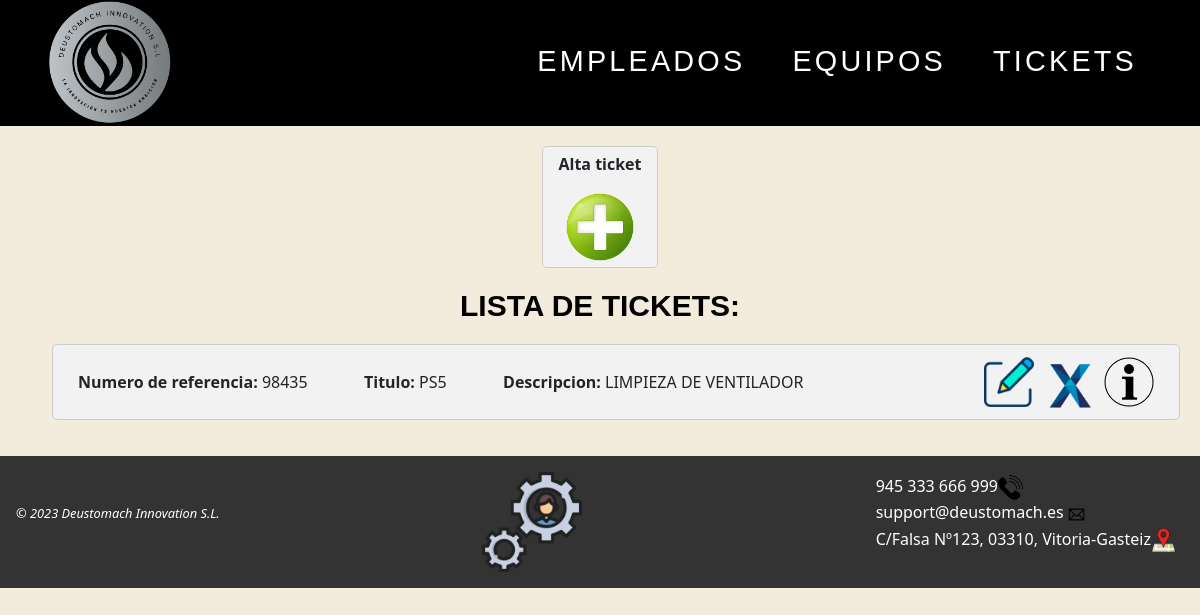
Page /AppWeb/listadoTickets/ on the earlier database version.
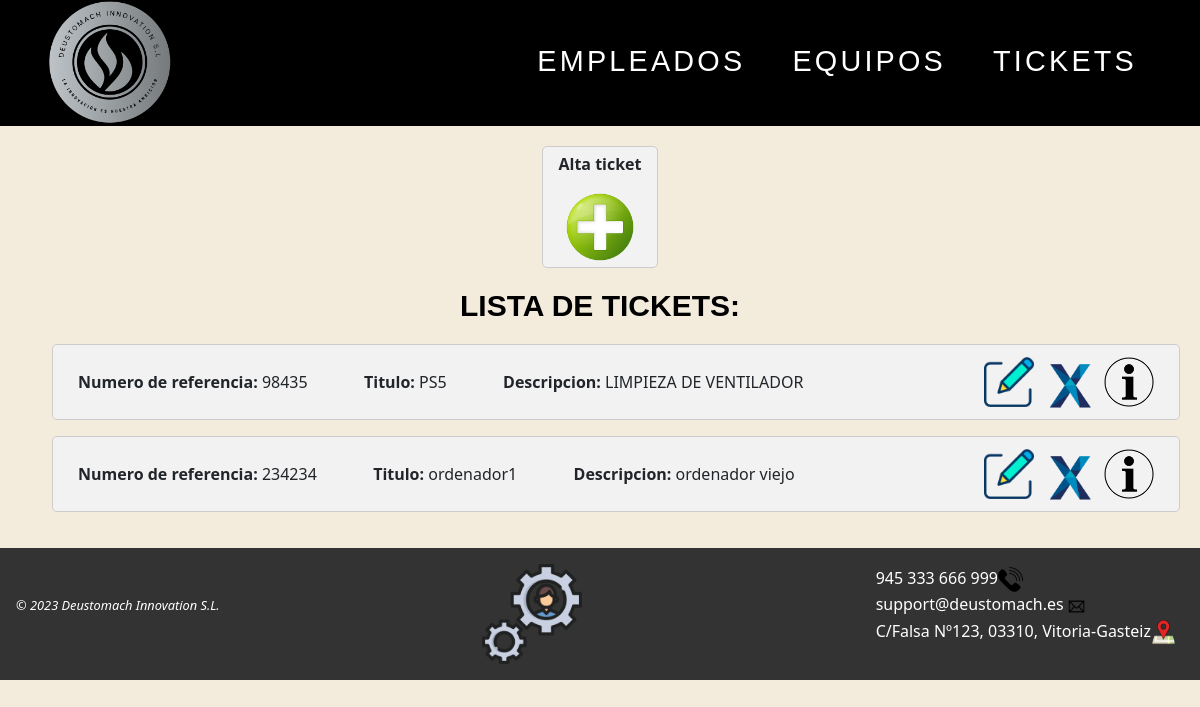
Same page on the later database version.
### AppWeb/models.py (models this page shows, shortened)
class Ticket(models.Model):
    nref = models.CharField(max_length = 20, unique=True)
    titulo = models.CharField(max_length = 10)
    descripcion = models.CharField(max_length = 50)
    fechaApertura = models.DateField()
    fechaResolucion = models.DateField()
    nivelUrgencia = models.ForeignKey('NivelUrgencia', on_delete=models.CASCADE) # relación one-to-many para seleccionar el nivel de urgencia
    tipo = models.ForeignKey('TipoTicket', on_delete=models.CASCADE) # relación one-to-many para seleccionar el tipo de ticket
    estado = models.ForeignKey('EstadoTicket', on_delete=models.CASCADE) # relación one-to-many para seleccionar el estado del ticket
    empleado = models.ForeignKey('Empleado', on_delete=models.CASCADE, default="") # relación one-to-many, un ticket solo es atendido por un empleado
    equipo = models.ForeignKey('Equipo', on_delete=models.CASCADE, default="") # relación one-to-many, un ticket solo puede tener un equipo
    comentarios = models.CharField(max_length = 40)

### AppWeb/views.py (the view)
# urls.py: path('AppWeb/listadoTickets/', ListaTicket.as_view(), name='listado-ticket'),
class ListaTicket(ListView):
    model = Ticket
    template_name = 'listadoTickets.html'

### AppWeb/Templates/listadoTickets.html (shortened to what this page needs)
{% extends "homeTickets.html" %}
{% load static %}
{% block contenido %}
<div class="contenido">
    <div id="mas">
        <p><b>Alta ticket</b></p>
        <a href="{% url 'gestion:crear-ticket' %}"><img class="crear" src="{% static 'images/añadirusr.png' %}" width="70px" title="Crear ticket nuevo"></a>
    </div>
    <h1>LISTA DE TICKETS:</h1>
    {% if object_list %}
        {% for ti in object_list %}
        <ul>
            <div class="objetos">
                <b>Numero de referencia: </b>{{ti.nref}}</span> &emsp;&emsp;&emsp;
                <b>Titulo: </b>{{ti.titulo}}</span> &emsp;&emsp;&emsp;
                <b>Descripcion: </b>{{ti.descripcion}}</span>
                <a id="objetos1" href="{% url 'gestion:detalle-ticket' ti.id %}"><img src="{% static 'images/info.png' %}"  title="Pulsa para ver los detalles del ticket" width="50px"></a>
                <a id="objetos1" href="{% url 'gestion:borrar-ticket' ti.id %}"><img src="{% static 'images/delete.png' %}" title="Haz clic para eliminar al ticket" width="50px"></a>
                <a id="objetos1" href="{% url 'gestion:modificar-ticket' ti.id %}"><img src="{% static 'images/editar.png' %}" title="Haz clic para editar este ticket" width="50px" ></a>
            </div>
        </ul>
        {% endfor %}
    {% else %}
        <h1>No hay tickets disponibles</h1>
    {% endif %}
</div>
{% endblock %}

Differences in the rows shown:
added Ticket: nref "234234", titulo "ordenador1", descripcion "ordenador viejo"
